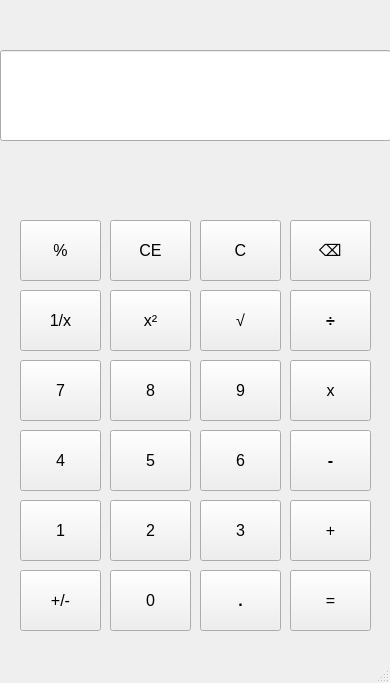
<?xml version="1.0" encoding="UTF-8"?>
<ui version="4.0">
 <class>MainWindow</class>
 <widget class="QMainWindow" name="MainWindow">
  <property name="geometry">
   <rect>
    <x>0</x>
    <y>0</y>
    <width>390</width>
    <height>683</height>
   </rect>
  </property>
  <property name="windowTitle">
   <string>MainWindow</string>
  </property>
  <property name="iconSize">
   <size>
    <width>30</width>
    <height>30</height>
   </size>
  </property>
  <widget class="QWidget" name="centralwidget">
   <widget class="QLineEdit" name="displayLabel">
    <property name="geometry">
     <rect>
      <x>0</x>
      <y>50</y>
      <width>391</width>
      <height>91</height>
     </rect>
    </property>
    <property name="font">
     <font>
      <family>Segoe UI</family>
      <pointsize>14</pointsize>
      <bold>false</bold>
     </font>
    </property>
    <property name="alignment">
     <set>Qt::AlignmentFlag::AlignRight|Qt::AlignmentFlag::AlignTrailing|Qt::AlignmentFlag::AlignVCenter</set>
    </property>
    <property name="readOnly">
     <bool>true</bool>
    </property>
   </widget>
   <widget class="QPushButton" name="modbtn">
    <property name="geometry">
     <rect>
      <x>20</x>
      <y>220</y>
      <width>81</width>
      <height>61</height>
     </rect>
    </property>
    <property name="font">
     <font>
      <pointsize>12</pointsize>
     </font>
    </property>
    <property name="text">
     <string>%</string>
    </property>
   </widget>
   <widget class="QPushButton" name="clrbtn">
    <property name="geometry">
     <rect>
      <x>290</x>
      <y>220</y>
      <width>81</width>
      <height>61</height>
     </rect>
    </property>
    <property name="font">
     <font>
      <pointsize>12</pointsize>
     </font>
    </property>
    <property name="text">
     <string>⌫</string>
    </property>
   </widget>
   <widget class="QPushButton" name="cbtn">
    <property name="geometry">
     <rect>
      <x>200</x>
      <y>220</y>
      <width>81</width>
      <height>61</height>
     </rect>
    </property>
    <property name="font">
     <font>
      <pointsize>12</pointsize>
     </font>
    </property>
    <property name="text">
     <string>C</string>
    </property>
   </widget>
   <widget class="QPushButton" name="cebtn">
    <property name="geometry">
     <rect>
      <x>110</x>
      <y>220</y>
      <width>81</width>
      <height>61</height>
     </rect>
    </property>
    <property name="font">
     <font>
      <pointsize>12</pointsize>
     </font>
    </property>
    <property name="text">
     <string>CE</string>
    </property>
   </widget>
   <widget class="QPushButton" name="sqrbtn">
    <property name="geometry">
     <rect>
      <x>110</x>
      <y>290</y>
      <width>81</width>
      <height>61</height>
     </rect>
    </property>
    <property name="font">
     <font>
      <pointsize>12</pointsize>
     </font>
    </property>
    <property name="text">
     <string>x²</string>
    </property>
   </widget>
   <widget class="QPushButton" name="invbtn">
    <property name="geometry">
     <rect>
      <x>20</x>
      <y>290</y>
      <width>81</width>
      <height>61</height>
     </rect>
    </property>
    <property name="font">
     <font>
      <pointsize>12</pointsize>
     </font>
    </property>
    <property name="text">
     <string>1/x</string>
    </property>
   </widget>
   <widget class="QPushButton" name="divbtn">
    <property name="geometry">
     <rect>
      <x>290</x>
      <y>290</y>
      <width>81</width>
      <height>61</height>
     </rect>
    </property>
    <property name="font">
     <font>
      <pointsize>12</pointsize>
      <bold>true</bold>
     </font>
    </property>
    <property name="text">
     <string>÷</string>
    </property>
   </widget>
   <widget class="QPushButton" name="rootbtn">
    <property name="geometry">
     <rect>
      <x>200</x>
      <y>290</y>
      <width>81</width>
      <height>61</height>
     </rect>
    </property>
    <property name="font">
     <font>
      <pointsize>12</pointsize>
     </font>
    </property>
    <property name="text">
     <string>√</string>
    </property>
   </widget>
   <widget class="QPushButton" name="btn5">
    <property name="geometry">
     <rect>
      <x>110</x>
      <y>430</y>
      <width>81</width>
      <height>61</height>
     </rect>
    </property>
    <property name="font">
     <font>
      <pointsize>12</pointsize>
     </font>
    </property>
    <property name="text">
     <string>5</string>
    </property>
   </widget>
   <widget class="QPushButton" name="btn4">
    <property name="geometry">
     <rect>
      <x>20</x>
      <y>430</y>
      <width>81</width>
      <height>61</height>
     </rect>
    </property>
    <property name="font">
     <font>
      <pointsize>12</pointsize>
     </font>
    </property>
    <property name="text">
     <string>4</string>
    </property>
   </widget>
   <widget class="QPushButton" name="subbtn">
    <property name="geometry">
     <rect>
      <x>290</x>
      <y>430</y>
      <width>81</width>
      <height>61</height>
     </rect>
    </property>
    <property name="font">
     <font>
      <pointsize>12</pointsize>
      <bold>true</bold>
     </font>
    </property>
    <property name="text">
     <string>-</string>
    </property>
   </widget>
   <widget class="QPushButton" name="btn6">
    <property name="geometry">
     <rect>
      <x>200</x>
      <y>430</y>
      <width>81</width>
      <height>61</height>
     </rect>
    </property>
    <property name="font">
     <font>
      <pointsize>12</pointsize>
     </font>
    </property>
    <property name="text">
     <string>6</string>
    </property>
   </widget>
   <widget class="QPushButton" name="btn2">
    <property name="geometry">
     <rect>
      <x>110</x>
      <y>500</y>
      <width>81</width>
      <height>61</height>
     </rect>
    </property>
    <property name="font">
     <font>
      <pointsize>12</pointsize>
     </font>
    </property>
    <property name="text">
     <string>2</string>
    </property>
   </widget>
   <widget class="QPushButton" name="btn1">
    <property name="geometry">
     <rect>
      <x>20</x>
      <y>500</y>
      <width>81</width>
      <height>61</height>
     </rect>
    </property>
    <property name="font">
     <font>
      <pointsize>12</pointsize>
     </font>
    </property>
    <property name="text">
     <string>1</string>
    </property>
   </widget>
   <widget class="QPushButton" name="addbtn">
    <property name="geometry">
     <rect>
      <x>290</x>
      <y>500</y>
      <width>81</width>
      <height>61</height>
     </rect>
    </property>
    <property name="font">
     <font>
      <pointsize>12</pointsize>
     </font>
    </property>
    <property name="text">
     <string>+</string>
    </property>
   </widget>
   <widget class="QPushButton" name="btn3">
    <property name="geometry">
     <rect>
      <x>200</x>
      <y>500</y>
      <width>81</width>
      <height>61</height>
     </rect>
    </property>
    <property name="font">
     <font>
      <pointsize>12</pointsize>
     </font>
    </property>
    <property name="text">
     <string>3</string>
    </property>
   </widget>
   <widget class="QPushButton" name="btn0">
    <property name="geometry">
     <rect>
      <x>110</x>
      <y>570</y>
      <width>81</width>
      <height>61</height>
     </rect>
    </property>
    <property name="font">
     <font>
      <pointsize>12</pointsize>
     </font>
    </property>
    <property name="text">
     <string>0</string>
    </property>
   </widget>
   <widget class="QPushButton" name="negatebtn">
    <property name="geometry">
     <rect>
      <x>20</x>
      <y>570</y>
      <width>81</width>
      <height>61</height>
     </rect>
    </property>
    <property name="font">
     <font>
      <pointsize>12</pointsize>
     </font>
    </property>
    <property name="text">
     <string>+/-</string>
    </property>
   </widget>
   <widget class="QPushButton" name="equbtn">
    <property name="geometry">
     <rect>
      <x>290</x>
      <y>570</y>
      <width>81</width>
      <height>61</height>
     </rect>
    </property>
    <property name="font">
     <font>
      <pointsize>12</pointsize>
      <bold>false</bold>
     </font>
    </property>
    <property name="text">
     <string>=</string>
    </property>
   </widget>
   <widget class="QPushButton" name="dotbtn">
    <property name="geometry">
     <rect>
      <x>200</x>
      <y>570</y>
      <width>81</width>
      <height>61</height>
     </rect>
    </property>
    <property name="font">
     <font>
      <pointsize>12</pointsize>
      <bold>true</bold>
     </font>
    </property>
    <property name="text">
     <string>.</string>
    </property>
   </widget>
   <widget class="QPushButton" name="btn7">
    <property name="geometry">
     <rect>
      <x>20</x>
      <y>360</y>
      <width>81</width>
      <height>61</height>
     </rect>
    </property>
    <property name="font">
     <font>
      <pointsize>12</pointsize>
     </font>
    </property>
    <property name="text">
     <string>7</string>
    </property>
   </widget>
   <widget class="QPushButton" name="mulbtn">
    <property name="geometry">
     <rect>
      <x>290</x>
      <y>360</y>
      <width>81</width>
      <height>61</height>
     </rect>
    </property>
    <property name="font">
     <font>
      <pointsize>12</pointsize>
      <bold>false</bold>
     </font>
    </property>
    <property name="text">
     <string>x</string>
    </property>
   </widget>
   <widget class="QPushButton" name="btn9">
    <property name="geometry">
     <rect>
      <x>200</x>
      <y>360</y>
      <width>81</width>
      <height>61</height>
     </rect>
    </property>
    <property name="font">
     <font>
      <pointsize>12</pointsize>
     </font>
    </property>
    <property name="text">
     <string>9</string>
    </property>
   </widget>
   <widget class="QPushButton" name="btn8">
    <property name="geometry">
     <rect>
      <x>110</x>
      <y>360</y>
      <width>81</width>
      <height>61</height>
     </rect>
    </property>
    <property name="font">
     <font>
      <pointsize>12</pointsize>
     </font>
    </property>
    <property name="text">
     <string>8</string>
    </property>
   </widget>
  </widget>
  <widget class="QMenuBar" name="menubar">
   <property name="geometry">
    <rect>
     <x>0</x>
     <y>0</y>
     <width>390</width>
     <height>25</height>
    </rect>
   </property>
  </widget>
  <widget class="QStatusBar" name="statusbar"/>
 </widget>
 <resources/>
 <connections/>
</ui>
